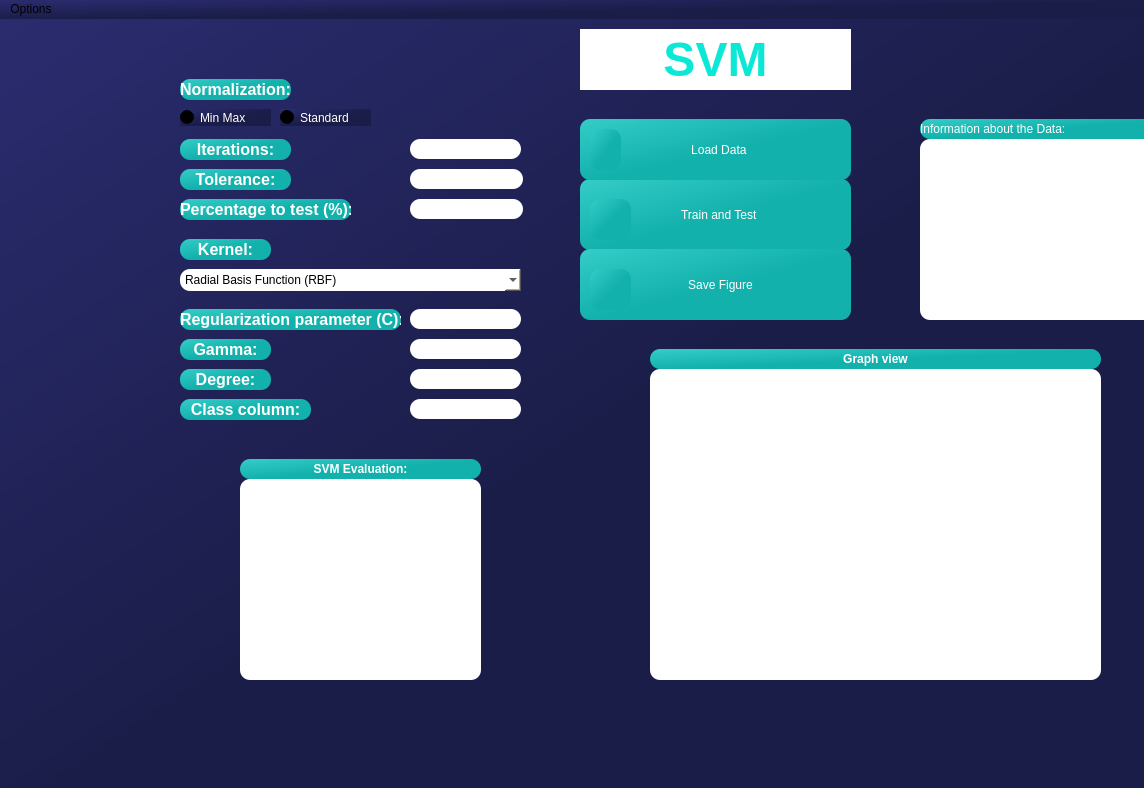
<?xml version="1.0" encoding="UTF-8"?>
<ui version="4.0">
 <class>janela2</class>
 <widget class="QMainWindow" name="janela2">
  <property name="geometry">
   <rect>
    <x>0</x>
    <y>0</y>
    <width>1144</width>
    <height>788</height>
   </rect>
  </property>
  <property name="windowTitle">
   <string>PyPower PM</string>
  </property>
  <property name="windowIcon">
   <iconset>
    <normaloff>../../Downloads/brain.png</normaloff>../../Downloads/brain.png</iconset>
  </property>
  <property name="styleSheet">
   <string notr="true">background-color: qlineargradient(spread:pad, x1:0, y1:0, x2:1, y2:1, stop:0 rgba(42, 44, 111, 255), stop:0.522887 rgba(27, 29, 73, 255));
 border-radius: 10px;

</string>
  </property>
  <widget class="QWidget" name="centralwidget">
   <widget class="QRadioButton" name="radioButton_2">
    <property name="geometry">
     <rect>
      <x>280</x>
      <y>90</y>
      <width>91</width>
      <height>17</height>
     </rect>
    </property>
    <property name="styleSheet">
     <string notr="true">
font: 75 12pt &quot;Calisto MT&quot;;
color: rgb(255, 255, 255);</string>
    </property>
    <property name="text">
     <string>Standard</string>
    </property>
   </widget>
   <widget class="QRadioButton" name="radioButton">
    <property name="geometry">
     <rect>
      <x>180</x>
      <y>90</y>
      <width>91</width>
      <height>17</height>
     </rect>
    </property>
    <property name="styleSheet">
     <string notr="true">
font: 75 12pt &quot;Calisto MT&quot;;
color: rgb(255, 255, 255);</string>
    </property>
    <property name="text">
     <string>Min Max</string>
    </property>
   </widget>
   <widget class="QLabel" name="label_4">
    <property name="geometry">
     <rect>
      <x>180</x>
      <y>60</y>
      <width>111</width>
      <height>21</height>
     </rect>
    </property>
    <property name="styleSheet">
     <string notr="true">font: 8pt &quot;Calisto MT&quot;;
color: rgb(255, 255, 255);
background-color: qlineargradient(spread:pad, x1:0, y1:0, x2:1, y2:1, stop:0 rgba(52, 204, 199, 255), stop:0.528947 rgba(19, 177, 172, 255));</string>
    </property>
    <property name="text">
     <string>&lt;html&gt;&lt;head/&gt;&lt;body&gt;&lt;p align=&quot;center&quot;&gt;&lt;span style=&quot; font-size:12pt; font-weight:600;&quot;&gt;Normalization:&lt;/span&gt;&lt;/p&gt;&lt;/body&gt;&lt;/html&gt;</string>
    </property>
   </widget>
   <widget class="QLabel" name="label_5">
    <property name="geometry">
     <rect>
      <x>180</x>
      <y>120</y>
      <width>111</width>
      <height>21</height>
     </rect>
    </property>
    <property name="styleSheet">
     <string notr="true">font: 8pt &quot;Calisto MT&quot;;
color: rgb(255, 255, 255);
background-color: qlineargradient(spread:pad, x1:0, y1:0, x2:1, y2:1, stop:0 rgba(52, 204, 199, 255), stop:0.528947 rgba(19, 177, 172, 255));</string>
    </property>
    <property name="text">
     <string>&lt;html&gt;&lt;head/&gt;&lt;body&gt;&lt;p align=&quot;center&quot;&gt;&lt;span style=&quot; font-size:12pt; font-weight:600;&quot;&gt;Iterations:&lt;/span&gt;&lt;/p&gt;&lt;/body&gt;&lt;/html&gt;</string>
    </property>
   </widget>
   <widget class="QLabel" name="label_6">
    <property name="geometry">
     <rect>
      <x>180</x>
      <y>150</y>
      <width>111</width>
      <height>21</height>
     </rect>
    </property>
    <property name="styleSheet">
     <string notr="true">font: 8pt &quot;Calisto MT&quot;;
color: rgb(255, 255, 255);
background-color: qlineargradient(spread:pad, x1:0, y1:0, x2:1, y2:1, stop:0 rgba(52, 204, 199, 255), stop:0.528947 rgba(19, 177, 172, 255));</string>
    </property>
    <property name="text">
     <string>&lt;html&gt;&lt;head/&gt;&lt;body&gt;&lt;p align=&quot;center&quot;&gt;&lt;span style=&quot; font-size:12pt; font-weight:600;&quot;&gt;Tolerance:&lt;/span&gt;&lt;/p&gt;&lt;/body&gt;&lt;/html&gt;</string>
    </property>
   </widget>
   <widget class="QLabel" name="label_7">
    <property name="geometry">
     <rect>
      <x>180</x>
      <y>180</y>
      <width>171</width>
      <height>21</height>
     </rect>
    </property>
    <property name="styleSheet">
     <string notr="true">font: 8pt &quot;Calisto MT&quot;;
color: rgb(255, 255, 255);
background-color: qlineargradient(spread:pad, x1:0, y1:0, x2:1, y2:1, stop:0 rgba(52, 204, 199, 255), stop:0.528947 rgba(19, 177, 172, 255));</string>
    </property>
    <property name="text">
     <string>&lt;html&gt;&lt;head/&gt;&lt;body&gt;&lt;p align=&quot;center&quot;&gt;&lt;span style=&quot; font-size:12pt; font-weight:600;&quot;&gt;Percentage to test (%):&lt;/span&gt;&lt;/p&gt;&lt;/body&gt;&lt;/html&gt;</string>
    </property>
   </widget>
   <widget class="QLabel" name="label_9">
    <property name="geometry">
     <rect>
      <x>180</x>
      <y>220</y>
      <width>91</width>
      <height>21</height>
     </rect>
    </property>
    <property name="styleSheet">
     <string notr="true">font: 8pt &quot;Calisto MT&quot;;
color: rgb(255, 255, 255);
background-color: qlineargradient(spread:pad, x1:0, y1:0, x2:1, y2:1, stop:0 rgba(52, 204, 199, 255), stop:0.528947 rgba(19, 177, 172, 255));</string>
    </property>
    <property name="text">
     <string>&lt;html&gt;&lt;head/&gt;&lt;body&gt;&lt;p align=&quot;center&quot;&gt;&lt;span style=&quot; font-size:12pt; font-weight:600;&quot;&gt;Kernel:&lt;/span&gt;&lt;/p&gt;&lt;/body&gt;&lt;/html&gt;</string>
    </property>
   </widget>
   <widget class="QComboBox" name="comboBox">
    <property name="geometry">
     <rect>
      <x>180</x>
      <y>250</y>
      <width>341</width>
      <height>22</height>
     </rect>
    </property>
    <property name="styleSheet">
     <string notr="true">background-color: rgb(255, 255, 255);</string>
    </property>
    <item>
     <property name="text">
      <string>Radial Basis Function (RBF)</string>
     </property>
    </item>
    <item>
     <property name="text">
      <string>Sigmoid Function</string>
     </property>
    </item>
    <item>
     <property name="text">
      <string>Precomputed Function</string>
     </property>
    </item>
    <item>
     <property name="text">
      <string>Polynomial Function</string>
     </property>
    </item>
    <item>
     <property name="text">
      <string>Linear Function</string>
     </property>
    </item>
   </widget>
   <widget class="QLabel" name="label_10">
    <property name="geometry">
     <rect>
      <x>180</x>
      <y>290</y>
      <width>221</width>
      <height>21</height>
     </rect>
    </property>
    <property name="styleSheet">
     <string notr="true">font: 8pt &quot;Calisto MT&quot;;
color: rgb(255, 255, 255);
background-color: qlineargradient(spread:pad, x1:0, y1:0, x2:1, y2:1, stop:0 rgba(52, 204, 199, 255), stop:0.528947 rgba(19, 177, 172, 255));</string>
    </property>
    <property name="text">
     <string>&lt;html&gt;&lt;head/&gt;&lt;body&gt;&lt;p align=&quot;center&quot;&gt;&lt;span style=&quot; font-size:12pt; font-weight:600;&quot;&gt;Regularization parameter (C):&lt;/span&gt;&lt;/p&gt;&lt;/body&gt;&lt;/html&gt;</string>
    </property>
   </widget>
   <widget class="QLabel" name="label_11">
    <property name="geometry">
     <rect>
      <x>180</x>
      <y>320</y>
      <width>91</width>
      <height>21</height>
     </rect>
    </property>
    <property name="styleSheet">
     <string notr="true">font: 8pt &quot;Calisto MT&quot;;
color: rgb(255, 255, 255);
background-color: qlineargradient(spread:pad, x1:0, y1:0, x2:1, y2:1, stop:0 rgba(52, 204, 199, 255), stop:0.528947 rgba(19, 177, 172, 255));</string>
    </property>
    <property name="text">
     <string>&lt;html&gt;&lt;head/&gt;&lt;body&gt;&lt;p align=&quot;center&quot;&gt;&lt;span style=&quot; font-size:12pt; font-weight:600;&quot;&gt;Gamma:&lt;/span&gt;&lt;/p&gt;&lt;/body&gt;&lt;/html&gt;</string>
    </property>
   </widget>
   <widget class="QLabel" name="label_12">
    <property name="geometry">
     <rect>
      <x>180</x>
      <y>380</y>
      <width>131</width>
      <height>21</height>
     </rect>
    </property>
    <property name="styleSheet">
     <string notr="true">font: 8pt &quot;Calisto MT&quot;;
color: rgb(255, 255, 255);
background-color: qlineargradient(spread:pad, x1:0, y1:0, x2:1, y2:1, stop:0 rgba(52, 204, 199, 255), stop:0.528947 rgba(19, 177, 172, 255));</string>
    </property>
    <property name="text">
     <string>&lt;html&gt;&lt;head/&gt;&lt;body&gt;&lt;p align=&quot;center&quot;&gt;&lt;span style=&quot; font-size:12pt; font-weight:600;&quot;&gt;Class column:&lt;/span&gt;&lt;/p&gt;&lt;/body&gt;&lt;/html&gt;</string>
    </property>
   </widget>
   <widget class="QLineEdit" name="lineEdit">
    <property name="geometry">
     <rect>
      <x>410</x>
      <y>120</y>
      <width>111</width>
      <height>20</height>
     </rect>
    </property>
    <property name="styleSheet">
     <string notr="true">background-color: rgb(255, 255, 255);</string>
    </property>
   </widget>
   <widget class="QLineEdit" name="lineEdit_2">
    <property name="geometry">
     <rect>
      <x>410</x>
      <y>180</y>
      <width>113</width>
      <height>20</height>
     </rect>
    </property>
    <property name="styleSheet">
     <string notr="true">background-color: rgb(255, 255, 255);</string>
    </property>
   </widget>
   <widget class="QLineEdit" name="lineEdit_3">
    <property name="geometry">
     <rect>
      <x>410</x>
      <y>150</y>
      <width>113</width>
      <height>20</height>
     </rect>
    </property>
    <property name="styleSheet">
     <string notr="true">background-color: rgb(255, 255, 255);</string>
    </property>
   </widget>
   <widget class="QLineEdit" name="lineEdit_5">
    <property name="geometry">
     <rect>
      <x>410</x>
      <y>380</y>
      <width>111</width>
      <height>20</height>
     </rect>
    </property>
    <property name="styleSheet">
     <string notr="true">background-color: rgb(255, 255, 255);</string>
    </property>
   </widget>
   <widget class="QLineEdit" name="lineEdit_6">
    <property name="geometry">
     <rect>
      <x>410</x>
      <y>320</y>
      <width>111</width>
      <height>20</height>
     </rect>
    </property>
    <property name="styleSheet">
     <string notr="true">background-color: rgb(255, 255, 255);</string>
    </property>
   </widget>
   <widget class="QLineEdit" name="lineEdit_7">
    <property name="geometry">
     <rect>
      <x>410</x>
      <y>290</y>
      <width>111</width>
      <height>20</height>
     </rect>
    </property>
    <property name="styleSheet">
     <string notr="true">background-color: rgb(255, 255, 255);</string>
    </property>
   </widget>
   <widget class="QLabel" name="label_15">
    <property name="geometry">
     <rect>
      <x>920</x>
      <y>100</y>
      <width>241</width>
      <height>20</height>
     </rect>
    </property>
    <property name="styleSheet">
     <string notr="true">font: 75 12pt &quot;Calisto MT&quot;;
color: rgb(255, 255, 255);
background-color: qlineargradient(spread:pad, x1:0, y1:0, x2:1, y2:1, stop:0 rgba(52, 204, 199, 255), stop:0.528947 rgba(19, 177, 172, 255));</string>
    </property>
    <property name="text">
     <string>&lt;html&gt;&lt;head/&gt;&lt;body&gt;&lt;p align=&quot;center&quot;&gt;&lt;span style=&quot; font-weight:600;&quot;&gt;Information about the Data:&lt;/span&gt;&lt;/p&gt;&lt;/body&gt;&lt;/html&gt;</string>
    </property>
   </widget>
   <widget class="QTextEdit" name="textEdit">
    <property name="geometry">
     <rect>
      <x>920</x>
      <y>120</y>
      <width>241</width>
      <height>181</height>
     </rect>
    </property>
    <property name="styleSheet">
     <string notr="true">background-color: rgb(255, 255, 255);</string>
    </property>
   </widget>
   <widget class="QPushButton" name="pushButton">
    <property name="geometry">
     <rect>
      <x>580</x>
      <y>100</y>
      <width>271</width>
      <height>61</height>
     </rect>
    </property>
    <property name="styleSheet">
     <string notr="true">color: rgb(255, 255, 255);
font: 75 20pt &quot;Calisto MT&quot;;
background-color: qlineargradient(spread:pad, x1:0, y1:0, x2:1, y2:1, stop:0 rgba(52, 204, 199, 255), stop:0.528947 rgba(19, 177, 172, 255));</string>
    </property>
    <property name="text">
     <string>  Load Data</string>
    </property>
   </widget>
   <widget class="QLabel" name="label_14">
    <property name="geometry">
     <rect>
      <x>590</x>
      <y>110</y>
      <width>31</width>
      <height>41</height>
     </rect>
    </property>
    <property name="styleSheet">
     <string notr="true">background-color: qlineargradient(spread:pad, x1:0, y1:0, x2:1, y2:1, stop:0 rgba(52, 204, 199, 255), stop:0.528947 rgba(19, 177, 172, 255));</string>
    </property>
    <property name="text">
     <string/>
    </property>
    <property name="pixmap">
     <pixmap>../../Google Drive/LABSIA - PIBIC/Interface_PIBIC2020/arrow (1).png</pixmap>
    </property>
   </widget>
   <widget class="QPushButton" name="pushButton_3">
    <property name="geometry">
     <rect>
      <x>580</x>
      <y>230</y>
      <width>271</width>
      <height>71</height>
     </rect>
    </property>
    <property name="styleSheet">
     <string notr="true">color: rgb(255, 255, 255);
font: 75 20pt &quot;Calisto MT&quot;;
background-color: qlineargradient(spread:pad, x1:0, y1:0, x2:1, y2:1, stop:0 rgba(52, 204, 199, 255), stop:0.528947 rgba(19, 177, 172, 255));</string>
    </property>
    <property name="text">
     <string>   Save Figure</string>
    </property>
   </widget>
   <widget class="QLabel" name="label_17">
    <property name="geometry">
     <rect>
      <x>590</x>
      <y>180</y>
      <width>41</width>
      <height>41</height>
     </rect>
    </property>
    <property name="styleSheet">
     <string notr="true">background-color: qlineargradient(spread:pad, x1:0, y1:0, x2:1, y2:1, stop:0 rgba(52, 204, 199, 255), stop:0.528947 rgba(19, 177, 172, 255));</string>
    </property>
    <property name="text">
     <string/>
    </property>
    <property name="pixmap">
     <pixmap>../../Google Drive/LABSIA - PIBIC/Interface_PIBIC2020/business-and-finance.png</pixmap>
    </property>
   </widget>
   <widget class="QPushButton" name="pushButton_2">
    <property name="geometry">
     <rect>
      <x>580</x>
      <y>160</y>
      <width>271</width>
      <height>71</height>
     </rect>
    </property>
    <property name="styleSheet">
     <string notr="true">color: rgb(255, 255, 255);
font: 75 20pt &quot;Calisto MT&quot;;
background-color: qlineargradient(spread:pad, x1:0, y1:0, x2:1, y2:1, stop:0 rgba(52, 204, 199, 255), stop:0.528947 rgba(19, 177, 172, 255));</string>
    </property>
    <property name="text">
     <string>  Train and Test</string>
    </property>
   </widget>
   <widget class="QLabel" name="label_18">
    <property name="geometry">
     <rect>
      <x>590</x>
      <y>250</y>
      <width>41</width>
      <height>41</height>
     </rect>
    </property>
    <property name="styleSheet">
     <string notr="true">background-color: qlineargradient(spread:pad, x1:0, y1:0, x2:1, y2:1, stop:0 rgba(52, 204, 199, 255), stop:0.528947 rgba(19, 177, 172, 255));</string>
    </property>
    <property name="text">
     <string/>
    </property>
    <property name="pixmap">
     <pixmap>../../Google Drive/LABSIA - PIBIC/Interface_PIBIC2020/arrows.png</pixmap>
    </property>
   </widget>
   <widget class="QLabel" name="label_2">
    <property name="geometry">
     <rect>
      <x>580</x>
      <y>10</y>
      <width>71</width>
      <height>61</height>
     </rect>
    </property>
    <property name="styleSheet">
     <string notr="true">border-radius: 0px;
background-color: rgb(255, 255, 255);</string>
    </property>
    <property name="text">
     <string/>
    </property>
    <property name="pixmap">
     <pixmap>../../Google Drive/LABSIA - PIBIC/Interface_PIBIC2020/color (1).png</pixmap>
    </property>
    <property name="scaledContents">
     <bool>false</bool>
    </property>
   </widget>
   <widget class="QLabel" name="label_3">
    <property name="geometry">
     <rect>
      <x>780</x>
      <y>10</y>
      <width>71</width>
      <height>61</height>
     </rect>
    </property>
    <property name="styleSheet">
     <string notr="true">border-radius: 0px;
background-color: rgb(255, 255, 255);</string>
    </property>
    <property name="text">
     <string/>
    </property>
    <property name="pixmap">
     <pixmap>../../Downloads/artificial-intelligence.png</pixmap>
    </property>
    <property name="scaledContents">
     <bool>true</bool>
    </property>
   </widget>
   <widget class="QLabel" name="label">
    <property name="geometry">
     <rect>
      <x>650</x>
      <y>10</y>
      <width>131</width>
      <height>61</height>
     </rect>
    </property>
    <property name="styleSheet">
     <string notr="true">font: 8pt &quot;Calisto MT&quot;;
border-radius: 0px;
background-color: rgb(255, 255, 255);</string>
    </property>
    <property name="text">
     <string>&lt;html&gt;&lt;head/&gt;&lt;body&gt;&lt;p align=&quot;center&quot;&gt;&lt;span style=&quot; font-size:36pt; font-weight:600; color:#0ce8d6;&quot;&gt;SVM&lt;/span&gt;&lt;/p&gt;&lt;/body&gt;&lt;/html&gt;</string>
    </property>
   </widget>
   <widget class="QLabel" name="label_19">
    <property name="geometry">
     <rect>
      <x>650</x>
      <y>350</y>
      <width>451</width>
      <height>311</height>
     </rect>
    </property>
    <property name="styleSheet">
     <string notr="true">background-color: rgb(255, 255, 255);</string>
    </property>
    <property name="text">
     <string/>
    </property>
   </widget>
   <widget class="QLabel" name="label_16">
    <property name="geometry">
     <rect>
      <x>650</x>
      <y>330</y>
      <width>451</width>
      <height>20</height>
     </rect>
    </property>
    <property name="styleSheet">
     <string notr="true">font: 75 12pt &quot;Calisto MT&quot;;
color: rgb(255, 255, 255);
background-color: qlineargradient(spread:pad, x1:0, y1:0, x2:1, y2:1, stop:0 rgba(52, 204, 199, 255), stop:0.528947 rgba(19, 177, 172, 255));</string>
    </property>
    <property name="text">
     <string>&lt;html&gt;&lt;head/&gt;&lt;body&gt;&lt;p align=&quot;center&quot;&gt;&lt;span style=&quot; font-weight:600;&quot;&gt;Graph view&lt;/span&gt;&lt;/p&gt;&lt;/body&gt;&lt;/html&gt;</string>
    </property>
   </widget>
   <widget class="QLabel" name="label_20">
    <property name="geometry">
     <rect>
      <x>240</x>
      <y>440</y>
      <width>241</width>
      <height>20</height>
     </rect>
    </property>
    <property name="styleSheet">
     <string notr="true">font: 75 12pt &quot;Calisto MT&quot;;
color: rgb(255, 255, 255);
background-color: qlineargradient(spread:pad, x1:0, y1:0, x2:1, y2:1, stop:0 rgba(52, 204, 199, 255), stop:0.528947 rgba(19, 177, 172, 255));</string>
    </property>
    <property name="text">
     <string>&lt;html&gt;&lt;head/&gt;&lt;body&gt;&lt;p align=&quot;center&quot;&gt;&lt;span style=&quot; font-weight:600;&quot;&gt;SVM Evaluation:&lt;/span&gt;&lt;/p&gt;&lt;/body&gt;&lt;/html&gt;</string>
    </property>
   </widget>
   <widget class="QTextEdit" name="textEdit_2">
    <property name="geometry">
     <rect>
      <x>240</x>
      <y>460</y>
      <width>241</width>
      <height>201</height>
     </rect>
    </property>
    <property name="styleSheet">
     <string notr="true">background-color: rgb(255, 255, 255);</string>
    </property>
   </widget>
   <widget class="QLabel" name="label_13">
    <property name="geometry">
     <rect>
      <x>180</x>
      <y>350</y>
      <width>91</width>
      <height>21</height>
     </rect>
    </property>
    <property name="styleSheet">
     <string notr="true">font: 8pt &quot;Calisto MT&quot;;
color: rgb(255, 255, 255);
background-color: qlineargradient(spread:pad, x1:0, y1:0, x2:1, y2:1, stop:0 rgba(52, 204, 199, 255), stop:0.528947 rgba(19, 177, 172, 255));</string>
    </property>
    <property name="text">
     <string>&lt;html&gt;&lt;head/&gt;&lt;body&gt;&lt;p align=&quot;center&quot;&gt;&lt;span style=&quot; font-size:12pt; font-weight:600;&quot;&gt;Degree:&lt;/span&gt;&lt;/p&gt;&lt;/body&gt;&lt;/html&gt;</string>
    </property>
   </widget>
   <widget class="QLineEdit" name="lineEdit_8">
    <property name="geometry">
     <rect>
      <x>410</x>
      <y>350</y>
      <width>111</width>
      <height>20</height>
     </rect>
    </property>
    <property name="styleSheet">
     <string notr="true">background-color: rgb(255, 255, 255);</string>
    </property>
   </widget>
   <zorder>pushButton_2</zorder>
   <zorder>radioButton_2</zorder>
   <zorder>radioButton</zorder>
   <zorder>label_4</zorder>
   <zorder>label_5</zorder>
   <zorder>label_6</zorder>
   <zorder>label_7</zorder>
   <zorder>label_9</zorder>
   <zorder>comboBox</zorder>
   <zorder>label_10</zorder>
   <zorder>label_11</zorder>
   <zorder>label_12</zorder>
   <zorder>lineEdit</zorder>
   <zorder>lineEdit_2</zorder>
   <zorder>lineEdit_3</zorder>
   <zorder>lineEdit_5</zorder>
   <zorder>lineEdit_6</zorder>
   <zorder>lineEdit_7</zorder>
   <zorder>textEdit</zorder>
   <zorder>label_15</zorder>
   <zorder>pushButton</zorder>
   <zorder>label_14</zorder>
   <zorder>pushButton_3</zorder>
   <zorder>label_17</zorder>
   <zorder>label_18</zorder>
   <zorder>label_2</zorder>
   <zorder>label_3</zorder>
   <zorder>label</zorder>
   <zorder>label_19</zorder>
   <zorder>label_16</zorder>
   <zorder>label_20</zorder>
   <zorder>textEdit_2</zorder>
   <zorder>label_13</zorder>
   <zorder>lineEdit_8</zorder>
  </widget>
  <widget class="QMenuBar" name="menubar">
   <property name="geometry">
    <rect>
     <x>0</x>
     <y>0</y>
     <width>1144</width>
     <height>21</height>
    </rect>
   </property>
   <widget class="QMenu" name="menuOptions">
    <property name="title">
     <string>Options</string>
    </property>
    <addaction name="separator"/>
    <addaction name="actionUndo"/>
    <addaction name="actionQuit"/>
   </widget>
   <addaction name="menuOptions"/>
  </widget>
  <action name="actionUndo">
   <property name="icon">
    <iconset>
     <normaloff>../../Google Drive/LABSIA - PIBIC/Interface_PIBIC2020/undo.png</normaloff>../../Google Drive/LABSIA - PIBIC/Interface_PIBIC2020/undo.png</iconset>
   </property>
   <property name="text">
    <string>Undo</string>
   </property>
   <property name="shortcut">
    <string>Ctrl+Z</string>
   </property>
  </action>
  <action name="actionQuit">
   <property name="icon">
    <iconset>
     <normaloff>../../Google Drive/LABSIA - PIBIC/Interface_PIBIC2020/close.png</normaloff>../../Google Drive/LABSIA - PIBIC/Interface_PIBIC2020/close.png</iconset>
   </property>
   <property name="text">
    <string>Quit</string>
   </property>
   <property name="shortcut">
    <string>Ctrl+C</string>
   </property>
  </action>
 </widget>
 <resources/>
 <connections>
  <connection>
   <sender>actionQuit</sender>
   <signal>triggered()</signal>
   <receiver>janela2</receiver>
   <slot>close()</slot>
   <hints>
    <hint type="sourcelabel">
     <x>-1</x>
     <y>-1</y>
    </hint>
    <hint type="destinationlabel">
     <x>571</x>
     <y>393</y>
    </hint>
   </hints>
  </connection>
 </connections>
</ui>
